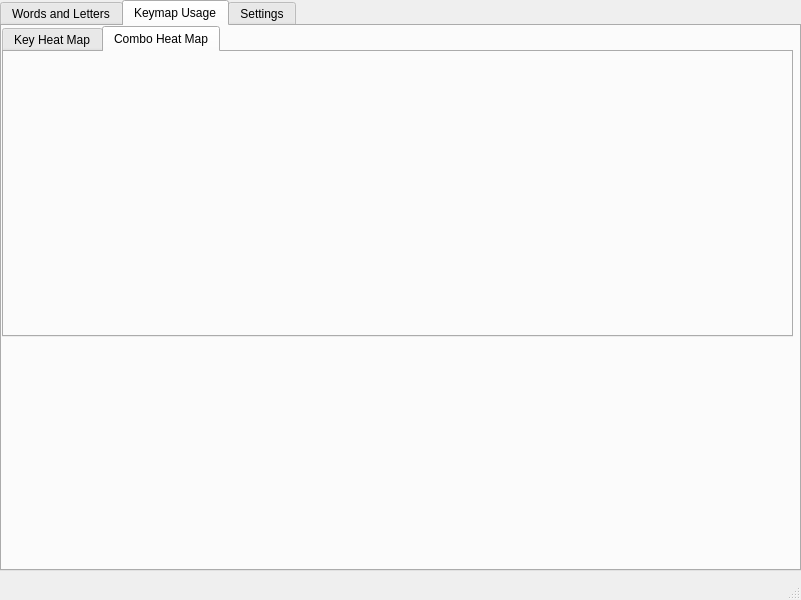
<?xml version="1.0" encoding="UTF-8"?>
<ui version="4.0">
 <class>MainWindow</class>
 <widget class="QMainWindow" name="MainWindow">
  <property name="geometry">
   <rect>
    <x>0</x>
    <y>0</y>
    <width>801</width>
    <height>600</height>
   </rect>
  </property>
  <property name="windowTitle">
   <string>MainWindow</string>
  </property>
  <widget class="QWidget" name="centralwidget">
   <widget class="QTabWidget" name="tabWidget_2">
    <property name="geometry">
     <rect>
      <x>0</x>
      <y>0</y>
      <width>801</width>
      <height>571</height>
     </rect>
    </property>
    <property name="currentIndex">
     <number>1</number>
    </property>
    <widget class="QWidget" name="tab_3">
     <attribute name="title">
      <string>Words and Letters</string>
     </attribute>
     <widget class="QLabel" name="label">
      <property name="geometry">
       <rect>
        <x>0</x>
        <y>0</y>
        <width>251</width>
        <height>21</height>
       </rect>
      </property>
      <property name="font">
       <font>
        <family>MS UI Gothic</family>
        <pointsize>14</pointsize>
       </font>
      </property>
      <property name="text">
       <string>so what you typing?</string>
      </property>
     </widget>
     <widget class="QWidget" name="gridLayoutWidget">
      <property name="geometry">
       <rect>
        <x>0</x>
        <y>20</y>
        <width>791</width>
        <height>231</height>
       </rect>
      </property>
      <layout class="QGridLayout" name="gridLayout">
       <item row="1" column="1">
        <widget class="QListWidget" name="list_pairs"/>
       </item>
       <item row="0" column="1">
        <widget class="QLabel" name="label_3">
         <property name="font">
          <font>
           <family>MS UI Gothic</family>
           <pointsize>14</pointsize>
          </font>
         </property>
         <property name="text">
          <string>Top Word Pairs</string>
         </property>
        </widget>
       </item>
       <item row="0" column="2">
        <widget class="QLabel" name="label_2">
         <property name="font">
          <font>
           <family>MS UI Gothic</family>
           <pointsize>14</pointsize>
          </font>
         </property>
         <property name="text">
          <string>Top Words</string>
         </property>
        </widget>
       </item>
       <item row="1" column="0">
        <widget class="QListWidget" name="list_phrases"/>
       </item>
       <item row="1" column="2">
        <widget class="QListWidget" name="list_words"/>
       </item>
       <item row="1" column="3">
        <widget class="QListWidget" name="list_grams"/>
       </item>
       <item row="0" column="3">
        <widget class="QLabel" name="label_5">
         <property name="font">
          <font>
           <family>MS UI Gothic</family>
           <pointsize>14</pointsize>
          </font>
         </property>
         <property name="text">
          <string>Top Grams</string>
         </property>
        </widget>
       </item>
       <item row="0" column="0">
        <widget class="QLabel" name="label_4">
         <property name="font">
          <font>
           <family>MS UI Gothic</family>
           <pointsize>14</pointsize>
          </font>
         </property>
         <property name="text">
          <string>Top Phrases </string>
         </property>
        </widget>
       </item>
      </layout>
     </widget>
    </widget>
    <widget class="QWidget" name="tab_4">
     <attribute name="title">
      <string>Keymap Usage</string>
     </attribute>
     <widget class="QTabWidget" name="tabWidget">
      <property name="geometry">
       <rect>
        <x>0</x>
        <y>0</y>
        <width>791</width>
        <height>311</height>
       </rect>
      </property>
      <property name="currentIndex">
       <number>1</number>
      </property>
      <widget class="QWidget" name="tab">
       <attribute name="title">
        <string>Key Heat Map</string>
       </attribute>
      </widget>
      <widget class="QWidget" name="tab_2">
       <attribute name="title">
        <string>Combo Heat Map</string>
       </attribute>
      </widget>
     </widget>
    </widget>
    <widget class="QWidget" name="tab_5">
     <attribute name="title">
      <string>Settings</string>
     </attribute>
     <widget class="QLabel" name="label_6">
      <property name="geometry">
       <rect>
        <x>10</x>
        <y>0</y>
        <width>91</width>
        <height>31</height>
       </rect>
      </property>
      <property name="font">
       <font>
        <pointsize>16</pointsize>
       </font>
      </property>
      <property name="text">
       <string>Log Path:</string>
      </property>
     </widget>
     <widget class="QLabel" name="log_path">
      <property name="geometry">
       <rect>
        <x>100</x>
        <y>5</y>
        <width>681</width>
        <height>21</height>
       </rect>
      </property>
      <property name="font">
       <font>
        <pointsize>14</pointsize>
       </font>
      </property>
      <property name="text">
       <string>/</string>
      </property>
     </widget>
     <widget class="QPushButton" name="Log_path_file_browser">
      <property name="geometry">
       <rect>
        <x>0</x>
        <y>30</y>
        <width>75</width>
        <height>23</height>
       </rect>
      </property>
      <property name="text">
       <string>set Log Path</string>
      </property>
     </widget>
     <widget class="Line" name="line">
      <property name="geometry">
       <rect>
        <x>-40</x>
        <y>50</y>
        <width>851</width>
        <height>20</height>
       </rect>
      </property>
      <property name="orientation">
       <enum>Qt::Horizontal</enum>
      </property>
     </widget>
     <widget class="QLabel" name="label_7">
      <property name="geometry">
       <rect>
        <x>0</x>
        <y>60</y>
        <width>91</width>
        <height>31</height>
       </rect>
      </property>
      <property name="font">
       <font>
        <pointsize>16</pointsize>
       </font>
      </property>
      <property name="text">
       <string>Keyboard</string>
      </property>
     </widget>
     <widget class="QWidget" name="gridLayoutWidget_2">
      <property name="geometry">
       <rect>
        <x>0</x>
        <y>90</y>
        <width>791</width>
        <height>71</height>
       </rect>
      </property>
      <layout class="QGridLayout" name="gridLayout_2">
       <item row="1" column="1">
        <widget class="QPushButton" name="set_keyboard_42_Dvorak">
         <property name="text">
          <string>default 42 Dvorak</string>
         </property>
        </widget>
       </item>
       <item row="1" column="2">
        <widget class="QPushButton" name="set_keyboard_58_Dvorak">
         <property name="text">
          <string>default 58 Dvorak</string>
         </property>
        </widget>
       </item>
       <item row="1" column="3">
        <widget class="QPushButton" name="set_keyboard_60_Dvorak">
         <property name="text">
          <string>default 60% Dvorak</string>
         </property>
        </widget>
       </item>
       <item row="1" column="4">
        <widget class="QPushButton" name="set_keyboard_tkl_Dvorak">
         <property name="text">
          <string>default tkl Dvorak</string>
         </property>
        </widget>
       </item>
       <item row="1" column="0">
        <widget class="QPushButton" name="set_keyboard_36_Dvorak">
         <property name="text">
          <string>default 36 Dvorak</string>
         </property>
        </widget>
       </item>
       <item row="0" column="0">
        <widget class="QPushButton" name="set_keyboard_36_qwerty">
         <property name="text">
          <string>default 36 qwerty</string>
         </property>
        </widget>
       </item>
       <item row="0" column="4">
        <widget class="QPushButton" name="set_keyboard_tkl_qwerty">
         <property name="text">
          <string>default tkl qwerty</string>
         </property>
        </widget>
       </item>
       <item row="0" column="3">
        <widget class="QPushButton" name="set_keyboard_60_qwerty">
         <property name="text">
          <string>default 60% qwerty</string>
         </property>
        </widget>
       </item>
       <item row="0" column="1">
        <widget class="QPushButton" name="set_keyboard_42_qwerty">
         <property name="text">
          <string>default 42 qwerty</string>
         </property>
        </widget>
       </item>
       <item row="0" column="2">
        <widget class="QPushButton" name="set_keyboard_58_qwerty">
         <property name="text">
          <string>default 58 qwerty</string>
         </property>
        </widget>
       </item>
       <item row="2" column="0">
        <widget class="QPushButton" name="set_keyboard_36_Colemak">
         <property name="text">
          <string>default 36 Colemak</string>
         </property>
        </widget>
       </item>
       <item row="2" column="1">
        <widget class="QPushButton" name="set_keyboard_42_Colemak">
         <property name="text">
          <string>default 42 Colemak</string>
         </property>
        </widget>
       </item>
       <item row="2" column="2">
        <widget class="QPushButton" name="set_keyboard_58_Colemak">
         <property name="text">
          <string>default 58 Colemak</string>
         </property>
        </widget>
       </item>
       <item row="2" column="3">
        <widget class="QPushButton" name="set_keyboard_60_Colemak">
         <property name="text">
          <string>default 60% Colemak</string>
         </property>
        </widget>
       </item>
       <item row="2" column="4">
        <widget class="QPushButton" name="set_keyboard_tkl_Colemak">
         <property name="text">
          <string>default tkl Colemak</string>
         </property>
        </widget>
       </item>
      </layout>
     </widget>
     <widget class="QPushButton" name="keyboard_save">
      <property name="geometry">
       <rect>
        <x>720</x>
        <y>510</y>
        <width>75</width>
        <height>23</height>
       </rect>
      </property>
      <property name="text">
       <string>Save</string>
      </property>
     </widget>
     <widget class="QTextEdit" name="combo_edit">
      <property name="geometry">
       <rect>
        <x>0</x>
        <y>350</y>
        <width>791</width>
        <height>161</height>
       </rect>
      </property>
     </widget>
     <widget class="QLabel" name="label_8">
      <property name="geometry">
       <rect>
        <x>0</x>
        <y>320</y>
        <width>91</width>
        <height>31</height>
       </rect>
      </property>
      <property name="font">
       <font>
        <pointsize>16</pointsize>
       </font>
      </property>
      <property name="text">
       <string>Combos</string>
      </property>
     </widget>
     <widget class="QTextEdit" name="keyboard_edit">
      <property name="geometry">
       <rect>
        <x>0</x>
        <y>160</y>
        <width>791</width>
        <height>161</height>
       </rect>
      </property>
     </widget>
    </widget>
   </widget>
  </widget>
  <widget class="QMenuBar" name="menubar">
   <property name="geometry">
    <rect>
     <x>0</x>
     <y>0</y>
     <width>801</width>
     <height>21</height>
    </rect>
   </property>
  </widget>
  <widget class="QStatusBar" name="statusbar"/>
 </widget>
 <resources/>
 <connections/>
</ui>
